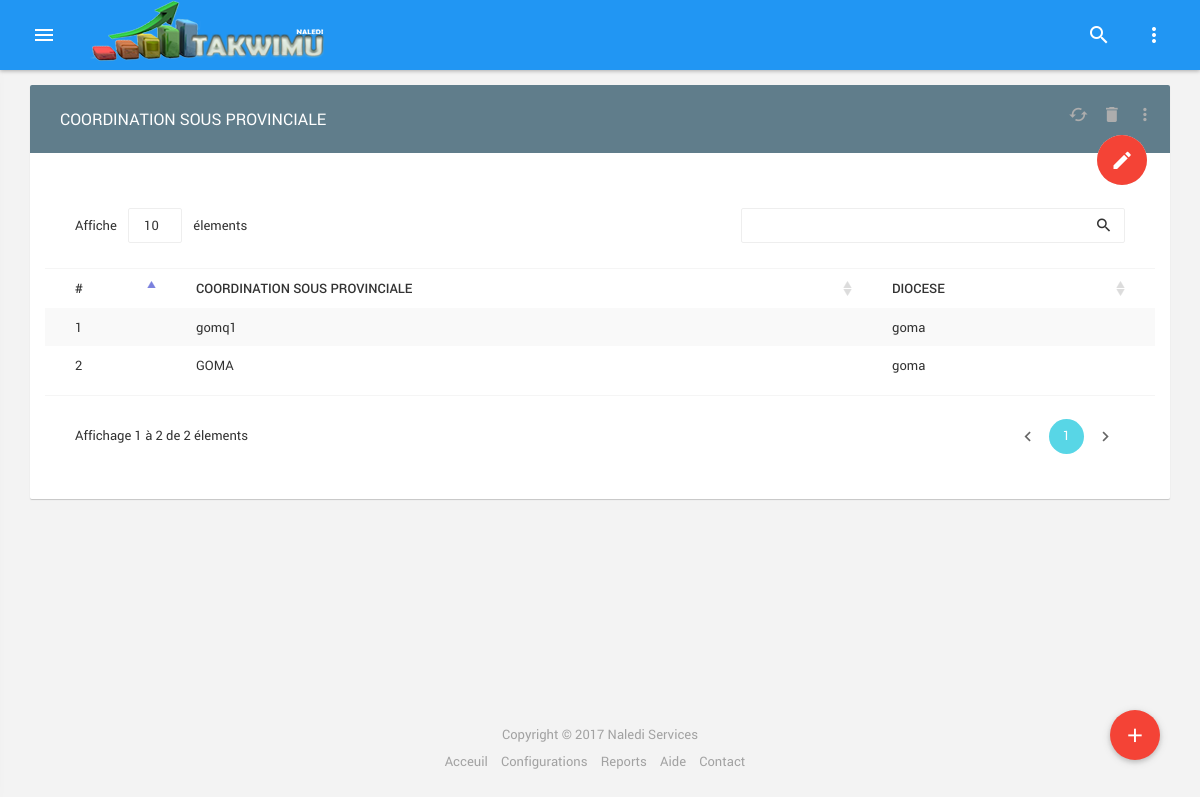
/public/coordination_sp.php (signed in), run on the app's committed database.
### tables this page shows
CREATE TABLE `coordination_sp` (
  `id` int(11) NOT NULL,
  `nom_coord_sp` varchar(200) NOT NULL,
  `belongs_to` int(11) NOT NULL
);

CREATE TABLE `diocese` (
  `id` int(11) NOT NULL,
  `nom_diocese` varchar(200) NOT NULL
);

### templates/coordination_sp_templates.php (the view, shortened to what this page needs)
<header id="header" class="clearfix" data-ma-theme="blue">
            <ul class="h-inner">
                <li class="hi-trigger ma-trigger" data-ma-action="sidebar-open" data-ma-target="#sidebar">
                    <div class="line-wrap">
                        <div class="line top"></div>
                        <div class="line center"></div>
                        <div class="line bottom"></div>
                    </div>
                </li>
                <li class="hidden-xs">
                    <a href="index.html" class="m-l-10">
                        <img src="img/demo/logo.png" alt="">
                    </a>
                </li>
                <li class="pull-right">
                    <ul class="hi-menu">
                        <li data-ma-action="search-open">
                            <a href="#"><i class="him-icon zmdi zmdi-search"></i></a>
                        </li>
                        <li class="dropdown">
                            <a data-toggle="dropdown" href="#"><i class="him-icon zmdi zmdi-more-vert"></i></a>
                        </li>
                    </ul>
                </li>
            </ul>
        </header>
<section id="main">
            <section id="content">
                <div class="container">
                    <div class="card">
                    <?php if(isset($_SESSION['current_session'])): ?>
                        <div id="todo1" class="card">
                            <div class="card-header bgm-bluegray ch-alt m-b-20">
                                <h2>COORDINATION SOUS PROVINCIALE </h2>
                                <ul class="actions">
                                        <li>
                                            <a href="#">
                                                <i class="zmdi zmdi-refresh-alt"></i>
                                            </a>
                                        </li>
                                        <li>
                                            <a href="#">
                                                <i class="zmdi zmdi-delete"></i>
                                            </a>
                                        </li>
                                        <li class="dropdown">
                                            <a href="#" data-toggle="dropdown">
                                                <i class="zmdi zmdi-more-vert"></i>
                                            </a>
                                        </li>
                                    </ul>
                            </div>
                            <div class="card-body ">
                                <div class="t-add">
                                    <i class="bgm-red ta-btn zmdi zmdi-edit" data-ma-action="todo-form-open"></i>
                                </div>
                                <div class="list-group">
                                    <div class="list-group-item media">
                                     <div class="col-sm-12">
                            <table id="data-table-basic" class="table table-condensed table-striped table-bordered  ">
                                <thead>
                                <tr class="tbl_left">
                                    <th>#</th>
                                    <th>Coordination sous provinciale</th>
                                    <th>Diocese</th>
                                </tr>
                                </thead>
                                <tbody>
                                <?php
                                $num = 1;
                                    foreach ($table_coord_sp as $row)
                                    {
                                        echo("<tr>");
                                        echo("<td>" . $num . "</td>");
                                        echo("<td>" . $row["nom_coord_sp"] . "</td>");
                                        echo("<td>" . $row["nom_diocese"] . "</td>");
                                        echo("</tr>");
                                        $num++;
                                    }
                                ?>
                                </tbody>
                            </table>
                                     </div>
                                    </div>
                                </div>
                            </div>
                        </div>
                        <button class="btn btn-float btn-danger m-btn waves-effect waves-circle waves-float" data-toggle="modal" href="#modalAjouterParoiss"><i class="zmdi zmdi-plus"></i></button>
                    <?php endif; ?>
                    </div>
                </div>
            </section>
        </section>
        <footer id="footer">
            Copyright &copy; 2017 Naledi Services
            <ul class="f-menu">
                <li><a href="#">Acceuil</a></li>
                <li><a href="#">Configurations</a></li>
                <li><a href="#">Reports</a></li>
                <li><a href="#">Aide</a></li>
                <li><a href="#">Contact</a></li>
            </ul>
        </footer>

### public/css/demo.css (style rules this page uses)
.zmdi { font-size: 30px; }
#content { margin-top: -50px !important; }
.h-inner img { margin-top: -20px; }
tr>th { text-align: center !important; }
#todo1 { background: #FFF; color: #333; font-family:inherit; }
.t-add { top: 50px !important; }
.ta-btn { color: #fff !important; }
.t-add, .modal-content1 { background: #e2e2e2; }
.tbl_left th { text-align: left !important; }

### data on the page
coordination_sp: nom_coord_sp "gomq1", belongs_to.nom_diocese "goma"
coordination_sp: nom_coord_sp "GOMA", belongs_to.nom_diocese "goma"
